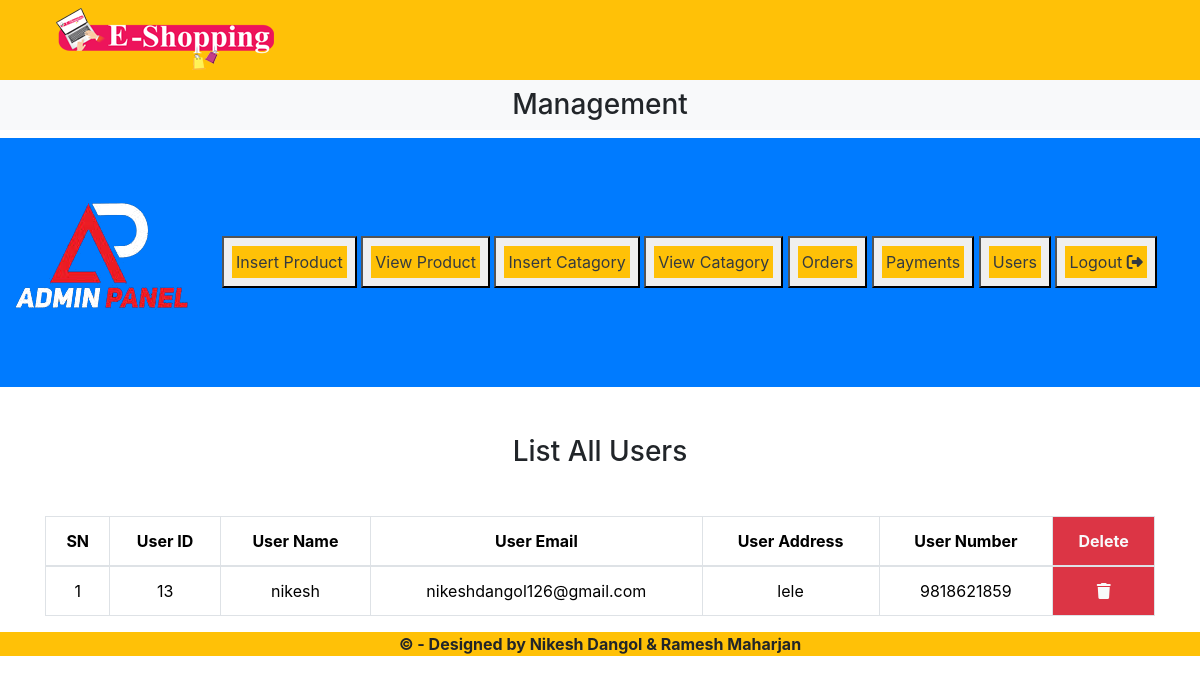
/Admin/index.php?users_manage, run on the app's committed database.
### tables this page shows
CREATE TABLE `user` (
  `User_Id` int(11) NOT NULL,
  `user_Name` varchar(100) NOT NULL,
  `User_Email` varchar(50) NOT NULL,
  `user_pass` varchar(255) NOT NULL,
  `user_img` varchar(255) NOT NULL,
  `user_Ip` varchar(50) NOT NULL,
  `user_address` varchar(255) NOT NULL,
  `user_num` varchar(10) NOT NULL
);

### Admin/users_manage.php (the view, shortened to what this page needs)
<h3 class="text-center">List All Users</h3>
<table class="table table-bordered mt-5">
    <thead class="">
        <?php
        $get_user="Select * from `user` ";
        $run=mysqli_query($con,$get_user);
        $row_count=mysqli_num_rows($run);
        echo "
        <tr class='text-center'>
            <th>SN</th>
            <th>User ID</th>
            <th>User Name</th>
            <th>User Email</th>
            <th>User Address</th>
            <th>User Number</th>
            <th class='bg-danger text-light'>Delete</th>
        </tr>
        </thead>
        ";
        if ($row_count ==0)
        {
            echo "<h2 class='text-danger'> No any users are Registered </h2> ";
        }
        else{
            $num=0;
            while($result = mysqli_fetch_assoc($run))
            {
                $User_id=$result['User_Id'];
                $user_Name=$result['user_Name'];
                $User_Email=$result['User_Email'];
                $user_address=$result['user_address'];
                $user_num=$result['user_num'];
                $num++;
                echo"
                <tbody>
            <tr class='text-center'>
                <td>$num</td>
                <td> $User_id</td>
                <td> $user_Name</td>
                <td> $User_Email</td>
                <td > $user_address</td>
                <td > $user_num</td>
                <td class='bg-danger'><a href='index.php?del_users=$User_id'><i class='fa-solid fa-trash text-light '></a></td>
            </tr>
        </tbody>
        ";
            }
        }
        ?>
</table>

### Admin/index.php (style rules this page uses)
body { overflow-x:hidden; }

### data on the page
user: User_Id "13", user_Name "nikesh", User_Email "nikeshdangol126@gmail.com", user_address "lele", user_num "9818621859"
